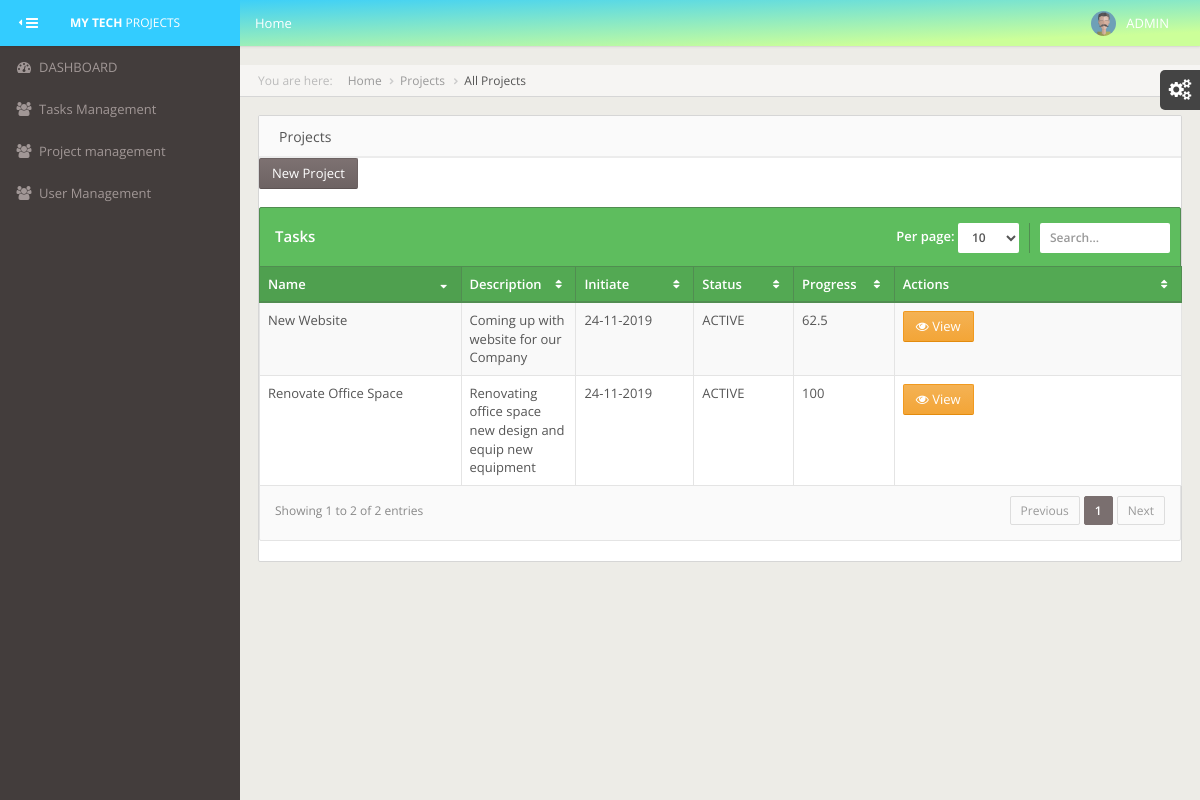
The app's page /projects.php with its own data.
### tables this page shows
CREATE TABLE `project` (
  `P_ID` int(11) NOT NULL,
  `P_NAME` varchar(50) NOT NULL,
  `P_DESC` varchar(100) NOT NULL,
  `P_STATUS` int(11) NOT NULL DEFAULT '1',
  `P_INITIATE_TIME` timestamp NULL DEFAULT CURRENT_TIMESTAMP
);

### classes/DBConn.class.php (called while the page is built, shortened)
<?php
class DBConn {
    var $connection;
    public function __construct() {
        $DB_SERVER = 'localhost';
        $DB_USERNAME = 'rot';
        $DB_PASSWORD = '';
        $DB_DATABASE = 'tasks';
        $connection = mysqli_connect($DB_SERVER, $DB_USERNAME, $DB_PASSWORD) or
        die('Oops connection error -> ' . mysqli_connect_error());
        $this->connection = $connection;
    }
    function simpleLazySelect($table, $condition) {
        $strSEL = "SELECT * FROM " . $table . " " . (($condition)) . "";
        $objSC = mysqli_query($this->connection, $strSEL);
        if ($objSC) {
            $data = array();
            while ($det = mysqli_fetch_assoc($objSC)) {
                $data[] = $det;
            }
            return $data;
        } else {
            return false;
        }
    }
    function countLazySelect($table, $condition) {
        $strSEL = "SELECT COUNT(*) AS count FROM " . $table . " " . $condition . "";
        $objSC = mysqli_query($this->connection, $strSEL);
        if ($objSC) {
            $det = mysqli_fetch_assoc($objSC);
            return $det['count'];
        } else {
            return false;
        }
    }
    function lazySum($table, $column, $condition) {
        $strSEL = "SELECT SUM(" . $column . ") AS count FROM " . $table . " " . $condition . "";
        $objSC = mysqli_query($this->connection, $strSEL);
        if ($objSC) {
            $det = mysqli_fetch_assoc($objSC);
            return $det['count'];
        } else {
            return false;
        }
    }
}

### classes/ListDisplay.class.php (called while the page is built, shortened)
<?php
 include_once('DBConn.class.php');
class listDisplay extends DBConn{
public function page_to_row($current_page, $rows_per_page) {
    $start_row = ($current_page-1) * $rows_per_page + 1;
    return $start_row;
}
	public function paged_result($start = null, $end = null, $table,$condition) {
	   return $this->simpleLazySelect( $table, $condition);
	}
}
?>

### classes/Tasks.class.php (called while the page is built, shortened)
<?php
include_once ("DBConn.class.php");
class Tasks extends DBConn{
  function getTasksSum($id){
      $avg = $this->lazySum('tasks', "T_PROGRESS", "WHERE T_STATUS = 1 AND P_ID = '$id'");
      return $avg;
  }
  function getTasksCount($id){
   $count = $this->countLazySelect('tasks', "WHERE T_STATUS = 1 AND P_ID = '$id'");
   return $count;
  }
}
 ?>

### projects.php (the view, shortened to what this page needs)
<?php
include 'header.php';
require_once('classes/ListDisplay.class.php');
$list = new listDisplay();
include_once('classes/Tasks.class.php');
$task = new Tasks();
?>
<div id="content-wrapper">
    <ul class="breadcrumb breadcrumb-page">
        <div class="breadcrumb-label text-light-gray">You are here: </div>
        <li><a href="index.php">Home</a></li>
        <li><a href="#">Projects</a></li>
        <li class="active"><a href="#">All Projects</a></li>
    </ul>
    <div class="row">
        <div class="col-md-12">
            <div class="panel">
                <div class="panel-heading">
                    <span class="panel-title">Projects</span>
                </div>
                <div><a href="new_project.php" class="btn btn-primary ajax-link">New Project</a>&nbsp;</div>
                <div class="table-success">
                    <?php
                    $current_page = 1;
                    $rows_per_page = 15;
                    $start_row = $list->page_to_row($current_page, $rows_per_page);
                    ?>
                    <table cellpadding="0" cellspacing="0" border="0" class="table table-striped table-bordered" id="jq-datatables-example">
                        <thead>
                            <tr>
                                <th width="193">Name</th>
                                <th width="100">Description</th>
                                <th width="105">Initiate </th>
                                <th width="86">Status</th>
                                <th width="86">Progress</th>
                                <th width="283">Actions</th>
                            </tr>
                        </thead>
                        <tbody>
                            <?php
                            $items = $list->paged_result($start_row, $rows_per_page, 'project', ' WHERE P_STATUS = 1');
                            $count = count($items);
                            if ($count == 0) {
                                echo 'No records';
                                $numRow = 0;
                            } else {
                                foreach ($items as $it) {
                                    if ($it['P_STATUS'] == 1) {
                                        $activestate = "ACTIVE";
                                    } else {
                                        $activestate = "INACTIVE";
                                    }
                                   $sum= $task->getTasksSum($it['P_ID']);
                                   $count = $task->getTasksCount($it['P_ID']);
                                   $prog = $sum/$count;
                                    echo '<tr>                     <td>' . $it['P_NAME'] . '</td>
								<td>' . $it['P_DESC'] . '</td>
								<td class="center">' . date('d-m-Y', strtotime($it['P_INITIATE_TIME'])) . '</td>
								<td class="center">' . $activestate . '</td>
								<td class="center">' . $prog . '</td>
								<td class="center">
									<a class="btn btn-warning" href="tasks.php?id=' . $it['P_ID'] . '">
										<i class="fa fa-eye icon-white"></i>
										View
									</a>
								</td>
							</tr>';
                                }
                            }
                            ?>
                        </tbody>
                    </table>
                </div>
            </div>
        </div>
    </div>
</div>
</div>
<?php
include 'footer.php';
?>

### records on screen
project: P_NAME "New Website", P_DESC "Coming up with website for our Company", P_INITIATE_TIME "24-11-2019", P_STATUS "ACTIVE", prog "62.5"
project: P_NAME "Renovate Office Space", P_DESC "Renovating office space new design and equip new equipment", P_INITIATE_TIME "24-11-2019", P_STATUS "ACTIVE", prog "100"
